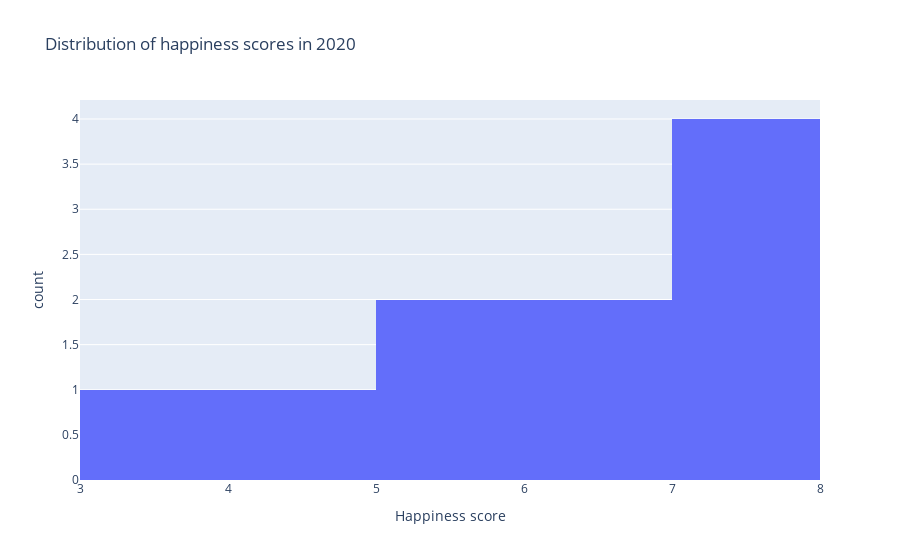
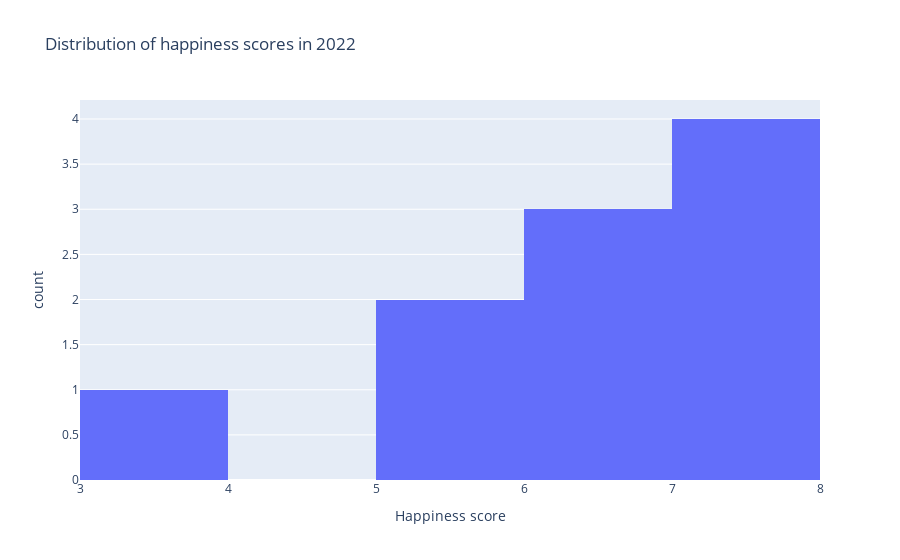

The cell these charts' notebook holds for them, in order:
### Code cell
original_data20 = px.histogram(happiness_2020, x='Happiness score', title='Distribution of happiness scores in 2020')
original_data22 = px.histogram(happiness_2022, x='Happiness score', title='Distribution of happiness scores in 2022')
original_data20.show()
original_data22.show()

### Figure 1 — Plotly figure (JSON) as saved in the notebook; plotly's stock layout.template omitted (floating-point values rounded to 4 significant figures)
{"data": [{"alignmentgroup": "True", "bingroup": "x", "hovertemplate": "Happiness score=%{x}<br>count=%{y}<extra></extra>", "legendgroup": "", "marker": {"color": "#636efa", "pattern": {"shape": ""}}, "name": "", "offsetgroup": "", "orientation": "v", "showlegend": false, "type": "histogram", "x": [7.56, 7.449, 7.3, 7.232, 6.406, 6.228, 5.911, 5.124, 4.814, 3.573], "xaxis": "x", "yaxis": "y"}], "layout": {"barmode": "relative", "legend": {"tracegroupgap": 0}, "title": {"text": "Distribution of happiness scores in 2020"}, "xaxis": {"anchor": "y", "domain": [0, 1], "title": {"text": "Happiness score"}}, "yaxis": {"anchor": "x", "domain": [0, 1], "title": {"text": "count"}}}}

### Figure 2 — Plotly figure (JSON) as saved in the notebook; plotly's stock layout.template omitted (floating-point values rounded to 4 significant figures)
{"data": [{"alignmentgroup": "True", "bingroup": "x", "hovertemplate": "Happiness score=%{x}<br>count=%{y}<extra></extra>", "legendgroup": "", "marker": {"color": "#636efa", "pattern": {"shape": ""}}, "name": "", "offsetgroup": "", "orientation": "v", "showlegend": false, "type": "histogram", "x": [7.512, 7.415, 7.2, 7.025, 6.523, 6.172, 6.016, 5.585, 5.194, 3.777], "xaxis": "x", "yaxis": "y"}], "layout": {"barmode": "relative", "legend": {"tracegroupgap": 0}, "title": {"text": "Distribution of happiness scores in 2022"}, "xaxis": {"anchor": "y", "domain": [0, 1], "title": {"text": "Happiness score"}}, "yaxis": {"anchor": "x", "domain": [0, 1], "title": {"text": "count"}}}}
